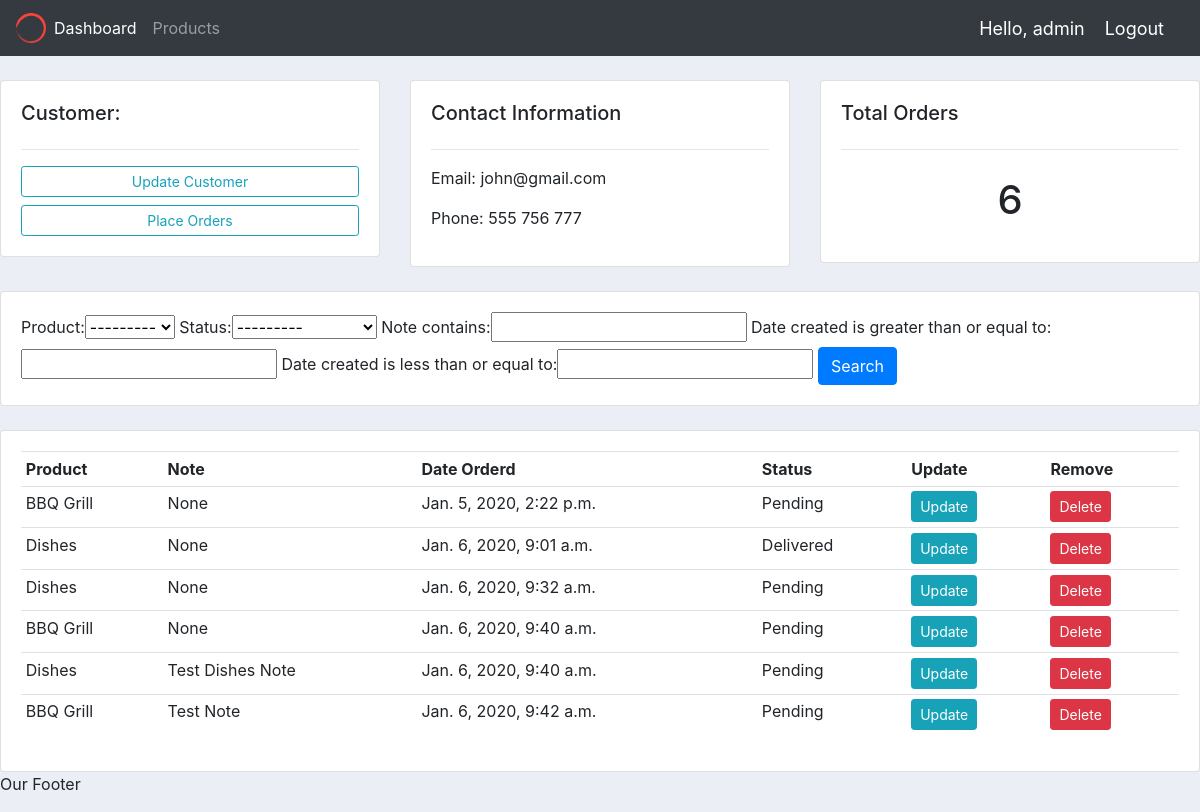
Page /customer/1 (signed in) on the committed database.
### accounts/models.py (models this page shows, shortened)
class Customer(models.Model):
    name = models.CharField(max_length=155, null=True)
    phone = models.CharField(max_length=155, null=True)
    email = models.CharField(max_length=155, null=True)
    date_created = models.DateTimeField(auto_now_add=True, null=True)

class Order(models.Model):
    STATUS = (
        ('Pending', 'Pending'),
        ('Out For Delivery', 'Out For Delivery'),
        ('Delivered', 'Delivered'),
    )
    customer = models.ForeignKey(Customer, null=True, on_delete=models.SET_NULL)
    product = models.ForeignKey(Product, null=True, on_delete=models.SET_NULL)
    date_created = models.DateTimeField(auto_now_add=True, null=True)
    status = models.CharField(max_length=155, null=True, choices=STATUS)
    note = models.CharField(max_length=1000, null=True)

class Product(models.Model):
    CATEGORY = (
        ('Indoor', 'Indoor'),
        ('Out Door', 'Out Door'),
    )
    name = models.CharField(max_length=155, null=True)
    price = models.FloatField(null=True)
    category = models.CharField(max_length=155, null=True, blank=True, choices=CATEGORY)
    description = models.CharField(max_length=155, null=True, blank=True)
    date_created = models.DateTimeField(auto_now_add=True, null=True)
    tags = models.ManyToManyField(Tag)
    def __str__(self):
        return self.name

### accounts/views.py (the view)
# urls.py: path('customer/<str:pk>', customer, name='customer'),
@login_required(login_url='login')
def customer(request, pk):
    customer = Customer.objects.get(id=pk)
    orders = customer.order_set.all()
    order_count = orders.count()
    myFilter = OrderFilter(request.GET, queryset=orders)
    orders = myFilter.qs
    context = {
        'customer': customer,
        'orders': orders,
        'order_count': order_count,
        'myFilter': myFilter,
    }
    return render(request, 'accounts/customer.html', context)

### templates/accounts/customer.html
{% extends 'main.html' %}
{% block content %}
    <br>
    <div class="row">
        <div class="col-md">
            <div class="card card-body">
                <h5>Customer:</h5>
                <hr>
                <a class="btn btn-outline-info  btn-sm btn-block" href="">Update Customer</a>
                <a class="btn btn-outline-info  btn-sm btn-block" href="{% url 'create_order' customer.id %}">Place
                    Orders</a>
            </div>
        </div>
        <div class="col-md">
            <div class="card card-body">
                <h5>Contact Information</h5>
                <hr>
                <p>Email: {{ customer.email }}</p>
                <p>Phone: {{ customer.phone }}</p>
            </div>
        </div>
        <div class="col-md">
            <div class="card card-body">
                <h5>Total Orders</h5>
                <hr>
                <h1 style="text-align: center;padding: 10px">{{ order_count }}</h1>
            </div>
        </div>
    </div>
    <br>
    <div class="row">
        <div class="col">
            <div class="card card-body">
                <form method="get">
                    {{ myFilter.form }}
                    <button class="btn btn-primary" type="submit">Search</button>
                </form>
            </div>
        </div>
    </div>
    <br>
    <div class="row">
        <div class="col-md">
            <div class="card card-body">
                <table class="table table-sm">
                    <tr>
                        <th>Product</th>
                        <th>Note</th>
                        <th>Date Orderd</th>
                        <th>Status</th>
                        <th>Update</th>
                        <th>Remove</th>
                    </tr>
                    {% for order in orders %}
                        <tr>
                            <td>{{ order.product }}</td>
                            <td>{{ order.note }}</td>
                            <td>{{ order.date_created }}</td>
                            <td>{{ order.status }}</td>
                            <td><a class="btn btn-sm btn-info" href="{% url 'update_order' order.id %}">Update</a></td>
                            <td><a class="btn btn-sm btn-danger" href="{% url 'delete_order' order.id %}">Delete</a>
                            </td>
                        </tr>
                    {% endfor %}
                </table>
            </div>
        </div>
    </div>
{% endblock %}

### templates/navbar.html (shortened to what this page needs)
{% load static %}
<nav class="navbar navbar-expand-lg navbar-dark bg-dark">
    <img id="logo" src="{% static "images/logo.png" %}" alt="logo">
    <div class="collapse navbar-collapse" id="navbarNav">
        <ul class="navbar-nav">
            <li class="nav-item">
                <a class="nav-link active" href="{% url 'home' %}">Dashboard</a>
            </li>
            <li class="nav-item">
                <a class="nav-link" href="{% url  'products' %}">Products</a>
            </li>
        </ul>
    </div>
    <span class="hello-msg">Hello, {{ request.user }} </span>
    <span><a class="hello-msg" href="{% url 'logout' %}">Logout</a></span>
</nav>

### static/css/main.css (style rules this page uses)
body { background-color: #ebeff5; }

### templates/navbar.html (style rules this page uses)
.hello-msg { font-size: 18px; color: #ffffff; margin-right: 20px; }
#logo { width: 30px; }

### rows in the picture
Customer: email "john@gmail.com", phone "555 756 777"
Order: product "BBQ Grill", note "None", date_created "Jan. 5, 2020, 2:22 p.m.", status "Pending"
Order: product "Dishes", note "None", date_created "Jan. 6, 2020, 9:01 a.m.", status "Delivered"
Order: product "Dishes", note "None", date_created "Jan. 6, 2020, 9:32 a.m.", status "Pending"
Order: product "BBQ Grill", note "None", date_created "Jan. 6, 2020, 9:40 a.m.", status "Pending"
Order: product "Dishes", note "Test Dishes Note", date_created "Jan. 6, 2020, 9:40 a.m.", status "Pending"
Order: product "BBQ Grill", note "Test Note", date_created "Jan. 6, 2020, 9:42 a.m.", status "Pending"

### other values in the picture
{{ request.user }} "admin"
{{ order_count }} "6"
